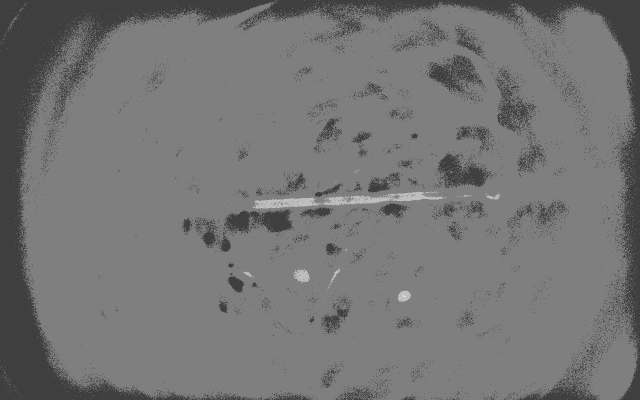
#> input picture 1P_MAXproj.tiff, 1280 x 800 px (shown at 1/2 size)
$ jupyter execute --allow-errors 1p-2p-coreg.ipynb
#> lines starting #> are read from the running program, lines starting #| are printed output that depends on the picture
[cell 1]
#import all packages
import numpy as np
import oiffile
import matplotlib.pyplot as plt
from functools import partial
from pycpd import RigidRegistration
from pycpd import AffineRegistration
from pycpd import DeformableRegistration
from PIL import Image
from skimage import io

[cell 2]
#define all functions
def get_proj(stack,channel):
    two_p_stack=oiffile.imread(stack)
    n_frames=two_p_stack.shape[1]
    two_p_stack=two_p_stack[channel,29:32,:,:]
    mean_proj=np.mean(two_p_stack,axis=0)
    plt.figure(figsize=(6,6))
    plt.title('Mean projection')
    plt.imshow(mean_proj)
    np.save('mean_proj.npy',mean_proj)
    return n_frames

def plot_point_overlay(image,points,siz):
    fig,ax=plt.subplots(figsize=(siz[0],siz[1]))
    ax.imshow(image,cmap='gray')
    ax.scatter(points[:,0],points[:,1],c='red',s=5,marker=None)
    return fig,ax

def point_set(pict,filename,coordinates,):
    if isinstance(pict,np.ndarray):
        points=np.array(coordinates)
        size=[8,6]
        plot_point_overlay(pict,points,size)
        np.savetxt(filename,points)
    else:
        pict=np.load(pict,allow_pickle=True)
        points=np.array(coordinates)
        size=[6,6]
        plot_point_overlay(pict,points,size)
        np.savetxt(filename,points)

# [7 lines left out: function visualize, not called in this run]

def main(target,source):
    X = np.loadtxt(target)
    Y = np.loadtxt(source)

    fig= plt.figure()
    ax=fig.add_axes([0, 0, 1, 1])
    ax.invert_yaxis()
    ax.scatter(X[:, 0],  X[:, 1], color='red', label='Target')
    ax.scatter(Y[:, 0],  Y[:, 1], color='blue', label='Source')
    ax.set_title('Before transformation')

    fig.add_axes([1.2, 0, 1, 1])
    callback = partial(visualize,ax=fig.axes[1])
    reg = RigidRegistration(**{'X': X, 'Y': Y})
    reg.register(callback)
    TY,(s_reg,B_reg,t_reg)=reg.register()

    fig.set_figwidth(5)
    fig.set_figheight(4)

    return TY,s_reg,B_reg,t_reg,X,Y

# [53 lines left out: functions main0, before_reg, apply_transform, transform_repair, check_image_sizes, not called in this run]

[cell 3]
#load 1P image
one_p=plt.imread('./1P_MAXproj.tiff')
#> one_p is the input picture: shape (800, 1280) uint16; min 944, max 1832, mean 1311.9
plt.imshow(one_p)
plt.imsave('one_p.png',one_p)
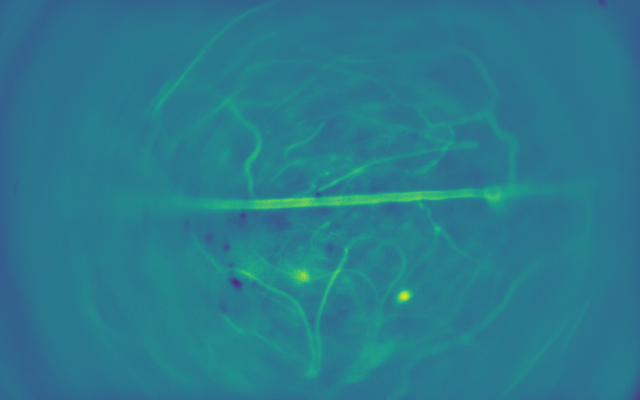
#> saved as one_p.png: shape (800, 1280, 3) (shown at 1/2 size); mean R, G, B 40.6, 122.9, 141.4

[cell 4]
#get projections of the vessels of the 2P image stack
get_proj('./vessel&plaque2.oif',1)
#> (the call stopped at in get_proj, `two_p_stack=oiffile.imread(stack)`: oiffile is not available in this run)

#> (a cell that did not finish here is left out)


[cell 6]
#find landmark points on 1P vessels
point_set(one_p,'points_source.txt',[[1025,380],[510,408],[957,287],[692,503]])
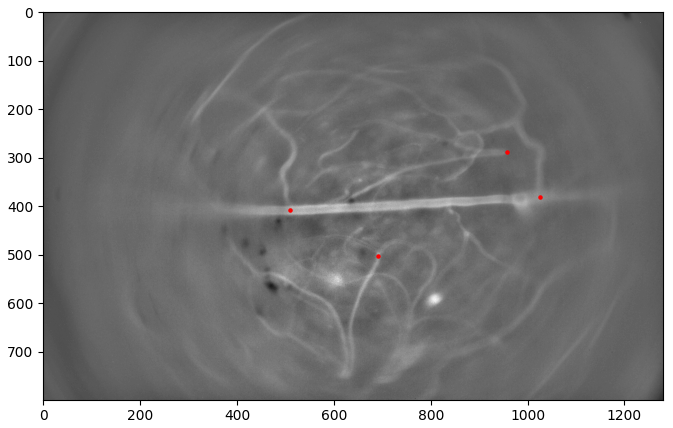
#> figure drawn by matplotlib, 1 panel

[cell 7]
#calculate transformation parameters
target='./points_target.txt'
source='./points_source.txt'
#> (the rest of this cell did not finish here and is left out)
